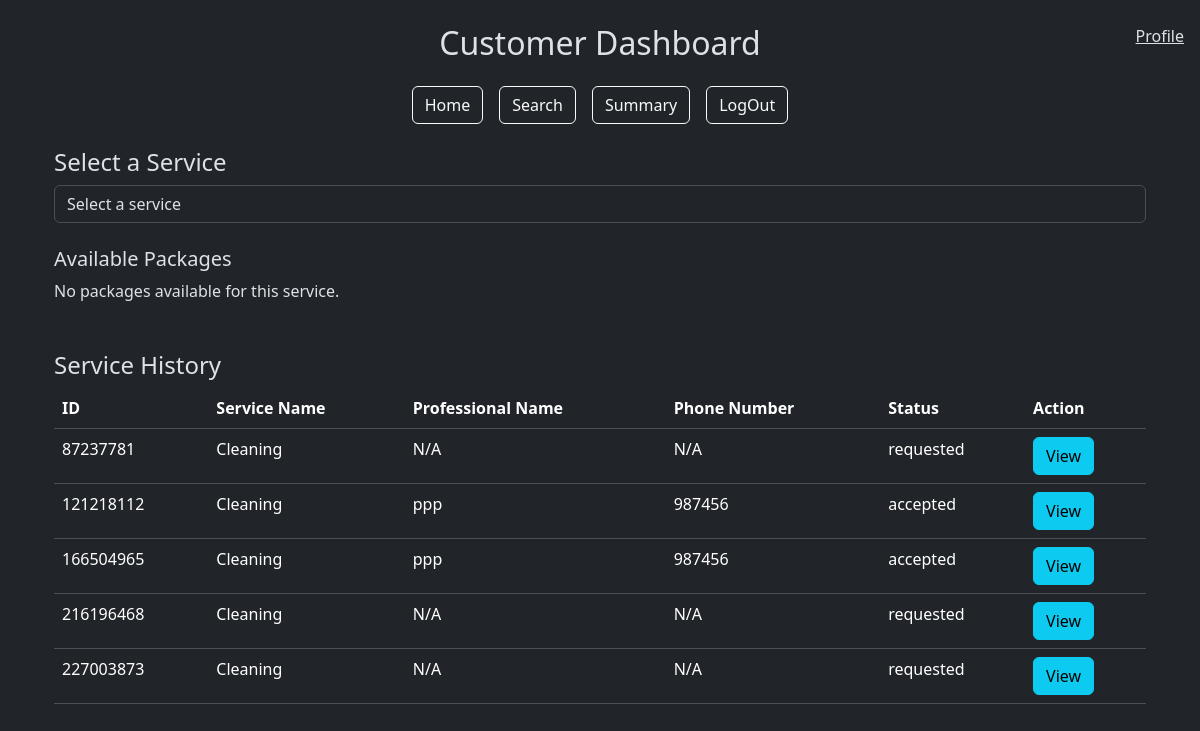
Before: /customer_dashboard (signed in) with the older database file.
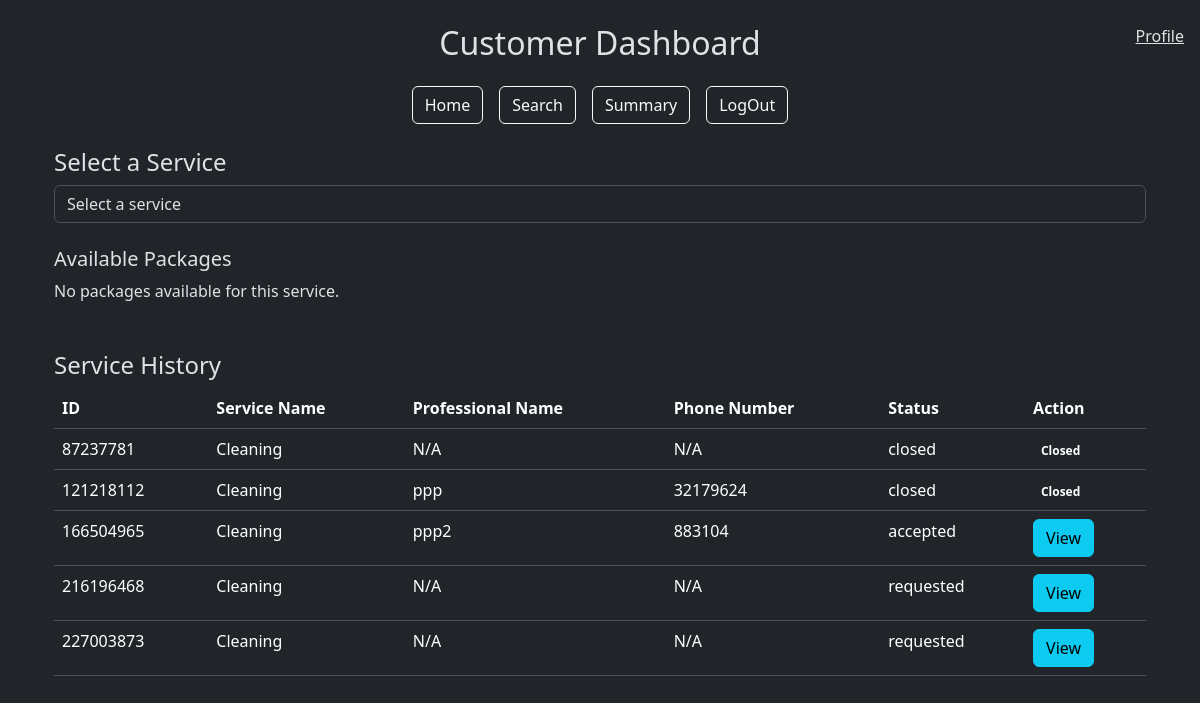
After: the same page with the newer database file.
### models.py (models this page shows)
class ServiceRequest(db.Model):
    __tablename__ = 'service_request'
    id = db.Column(db.Integer, primary_key=True)
    customer_id = db.Column(db.Integer, db.ForeignKey('customer.id'), nullable=False)  # Reference to Customer
    professional_id = db.Column(db.Integer, db.ForeignKey('professional.id'), nullable=True)  # Reference to Professional
    service_id = db.Column(db.Integer, db.ForeignKey('service.id'), nullable=False)
    date_of_request = db.Column(db.DateTime, default=datetime.utcnow, nullable=False)
    date_of_completion = db.Column(db.DateTime, nullable=True)
    status = db.Column(db.String(20), default='requested', nullable=False)
    rating = db.Column(db.Integer, nullable=True)
    remarks = db.Column(db.Text, nullable=True)
    rejected_by = db.Column(MutableList.as_mutable(JSON), default=[])
    customer = db.relationship('Customer', back_populates='service_requests')
    service = db.relationship('Service', back_populates='service_requests')
    professional = db.relationship('Professional', back_populates='service_requests')
    review = db.relationship('Review', back_populates='service_request', lazy=True)

class Professional(db.Model):
    __tablename__ = 'professional'
    id = db.Column(db.Integer, db.ForeignKey('user.id'), primary_key=True)
    date_created = db.Column(db.DateTime, default=datetime.utcnow, nullable=False)
    service_id = db.Column(db.Integer, db.ForeignKey('service.id'), nullable=True)
    contact = db.Column(db.String(10), nullable=False)
    experience = db.Column(db.Float, nullable=False)
    description = db.Column(db.Text, nullable=True)
    service_name = db.Column(db.Text(80),db.ForeignKey('service.service_name'), nullable=False)
    rating = db.Column(db.Float, nullable=True)
    address = db.Column(db.Text, nullable=False)
    pincode = db.Column(db.String(6), nullable=False)
    service_requests = db.relationship('ServiceRequest', back_populates='professional', lazy=True)

class User(db.Model):
    __tablename__ = "user"
    id = db.Column(db.Integer, primary_key=True)
    username = db.Column(db.String(80), unique=True, nullable=False)
    passhash = db.Column(db.String(80), nullable=False)
    name = db.Column(db.String(80), nullable=False)
    role = db.Column(db.String(20), nullable=False)
    professional = db.relationship('Professional', backref='user', lazy=True)
    customer = db.relationship('Customer', backref='user', lazy=True)

class Service(db.Model):
    __tablename__ = 'service'
    id = db.Column(db.Integer, primary_key=True)
    service_name = db.Column(db.String(80), unique=False, nullable=False)
    description = db.Column(db.Text, nullable=False)
    price = db.Column(db.Float, nullable=False)
    time_required = db.Column(db.Integer, nullable=False)
    service_requests = db.relationship('ServiceRequest', back_populates='service', lazy=True)

### app.py (the view)
@app.route('/customer_dashboard')
def customer_dashboard():
    user_id = session['user_id']
    customer = Customer.query.get(user_id)
    services =  db.session.query(Service.service_name).distinct().all()
    user = User.query.get(user_id)
    service_requests = ServiceRequest.query.filter_by(customer_id=user_id).all()
    return render_template('customer_dashboard.html',service_requests=service_requests,user=user, customer=customer, services=services)

### templates/customer_dashboard.html (shortened to what this page needs)
{% extends "layout.html" %} {% block title %}Customer Dashboard{% endblock %} {%
block content %}
<div class="container mt-4">
  <span class="navbar-text position-fixed top-0 end-0 m-3">
    <a href="">Profile</a>
  </span>
  <div class="my-4">
    <h4>Select a Service</h4>
    <form method="POST" action="{{ url_for('select_service') }}">
      <div class="form-group">
        <select
          class="form-control"
          name="service_name"
          onchange="this.form.submit()"
          required
        >
          <option value="" disabled selected>Select a service</option>
        </select>
      </div>
    </form>
    <div id="packageDisplay" class="mt-4">
      <h5>Available Packages</h5>
      <div id="packageList">
        {% if packages %} {% for pkg in packages %}
        <div class="card mb-3">
          <div class="card-body">
            <h5 class="card-title">{{ pkg.service_name }}</h5>
            <p class="card-text">{{ pkg.description }}</p>
            <p><strong>Price:</strong> {{ pkg.price }}</p>
            <form
              method="POST"
              action="{{ url_for('book_service', package_id=pkg.id) }}"
            >
              <button type="submit" class="btn btn-primary">Book</button>
            </form>
          </div>
        </div>
        {% endfor %} {% else %}
        <p>No packages available for this service.</p>
        {% endif %}
      </div>
    </div>
  </div>
  <div class="mt-5">
    <h4>Service History</h4>
    <div class="table-responsive">
      <table class="table">
        <thead>
          <tr>
            <th>ID</th>
            <th>Service Name</th>
            <th>Professional Name</th>
            <th>Phone Number</th>
            <th>Status</th>
            <th>Action</th>
          </tr>
        </thead>
        <tbody>
          {% for service_request in service_requests %}
          <tr>
            <td>{{ service_request.id }}</td>
            <td>{{ service_request.service.service_name }}</td>
            <td>
              {{ service_request.professional.user.name if
              service_request.professional else 'N/A' }}
            </td>
            <td>
              {{ service_request.professional.contact if
              service_request.professional else 'N/A' }}
            </td>
            <td>{{ service_request.status }}</td>
            <td>
              {% if service_request.status == 'closed' %}
              <span class="badge badge-success">Closed</span>
              {% else %}
              <button
                type="button"
                class="btn btn-info"
                data-toggle="modal"
                data-target="#viewModal"
                onclick="showModal('{{ service_request.id }}')"
              >
                View
              </button>
              {% endif %}
            </td>
          </tr>
          {% endfor %}
        </tbody>
      </table>
    </div>
  </div>
</div>
{% endblock %}

Changed rows visible on the page:
changed ServiceRequest id 87237781: status "requested" → "closed"; status "View" → "Closed"
changed ServiceRequest "ppp": professional "987456" → "32179624"; status "accepted" → "closed"; status "View" → "Closed"
changed ServiceRequest "accepted": professional.user "ppp" → "ppp2"; professional "987456" → "883104"
